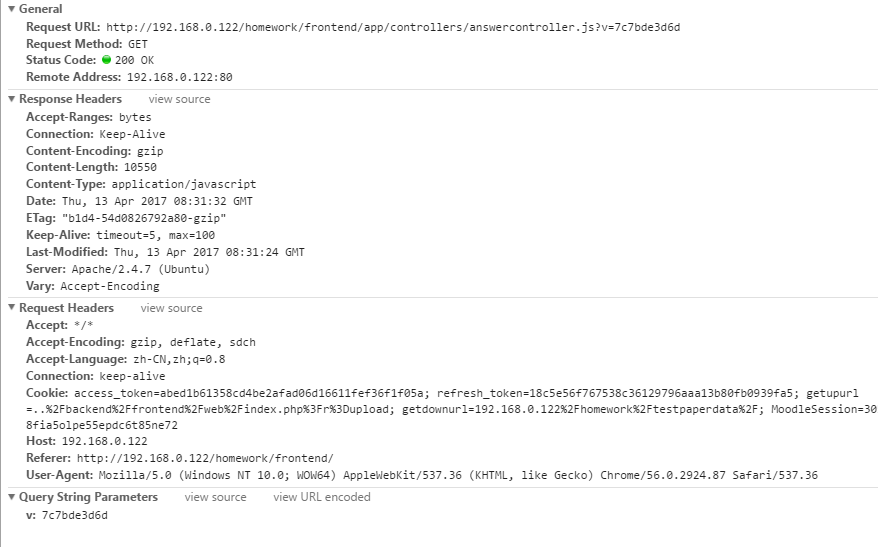
#> input picture python3 note/chapter 5 模块/1.png, 878 x 547 px
$ python module.py
#> lines starting #> are read from the running program, lines starting #| are printed output that depends on the picture
### python3 note/chapter 05 模块/test.py
#!/usr/bin/env python3
# -*- coding: utf-8 -*-

'test module'

__author__='meng'
import sys

def hello():
    args=sys.argv
    if len(args)==1:
        print('hello,world')
    elif len(args)==2:
        print('hello,%s' % args[1])
    else:
        print('too many args')

# [2 lines that do not run on import are left out]

#第三行模块注释,系统模块sys.argv用list存储了命令行的所有参数python test.py时有一个参数'test.py'
#python test.py zhang时有2个参数'test.py','zhang'

#if __name__=='__main__':运行该模块时执行成功,引入时判断失败

### python3 note/chapter 5 模块/module.py
#在python中一个py文件可以称为一个模块,模块名即文件名
#python按目录组织模块的方法称为包package,包目录下有__init__.py文件
#__init__.py文件也是一个模块,模块名即包名,系统自带sys模块

import test

print(1)
print(test.hello())

print(test.__doc__)
#作用域__author__ __name__属于特殊变量,可以直接引用
#_xx和__xx类似的变量是private,不应该被直接引用

def _private1(name):
	print('hello %s' % name)
def _private2(name):
	print('hi %s' % name)
def greeting(name):
	if len(name)>3:
		_private2(name)
	else:
		_private2(name)

greeting('222222')

#这是一种代码封装抽象的原则,即外部不会直接引用的都定义成private

#安装第三方的包通过pip,pip install Pillow

#找不到引入的库会报stdin错误

import sys
print(sys.path)

from PIL import Image

im=Image.open('1.png')
#> im is the input picture: PIL image 878x547 RGB; mean R, G, B 247.8, 247.8, 247.8
print(im.format,im.size,im.mode)
#| PNG (878, 547) RGB
im.thumbnail((200,100))
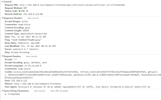
#> im: PIL image 161x100 RGB; mean R, G, B 247.7, 247.7, 247.7
im.save('2.jpg','JPEG')
